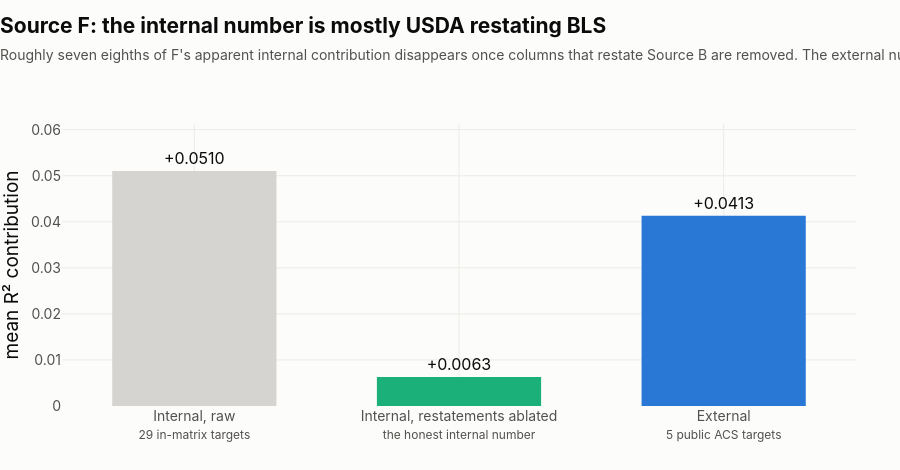

The cell this chart's notebook holds for it:
### Markdown cell above
---

## 3. Two pillars moved

### Source F — kept, on a test it could have failed

F was the pillar the last status doc flagged as falling short, and the reason was
real: its one strong relationship in the whole 15-pair sweep was against Source D
freight tonnage, **r = 0.495 raw — the largest raw effect anywhere in that sweep
— collapsing to r = −0.057 once county size is controlled.** The apparent link
was population riding along in both variables.

The resolution on file was to keep F and reclassify it as a "structural anchor,"
justified by what county typology definitionally *is* rather than by measured
performance. That was a rationalisation, and it was withdrawn.

**What replaced it.** The status doc named the fairer test itself — does F
explain residual variance once B/C/D/E are already in the model — and that test
was run. F contributes **+0.0413**, second of the six pillars, positive on 5 of 5
targets and above the noise floor on 5 of 5, where the largest contribution any
shuffled block produced anywhere was +0.0031.

**Both facts travel together.** F still fails the pairwise hub test. It passed the
residual-variance test that was pre-registered for it. The first instrument was
wrong for a categorical structural variable; that was said before the numbers
existed, not after.

### Code cell
fb = blk["by_block"]["F"]
# Headline external figure, not the `_no_ametro` robustness variant — see the
# comment on the section 2 figure.
f_ext = ext["drop_one"]["size_emacro_drop_F"]["mean_contribution_ablated"]
bars = [
    ("Internal, raw<br><span style='font-size:12px'>29 in-matrix targets</span>",
     fb["mean_lift"], MUTED),
    ("Internal, restatements ablated<br><span style='font-size:12px'>the honest internal number</span>",
     fb["mean_lift_ablated"], AQUA),
    ("External<br><span style='font-size:12px'>5 public ACS targets</span>",
     f_ext, BLUE),
]
fig = go.Figure(go.Bar(
    x=[b[0] for b in bars], y=[b[1] for b in bars],
    marker_color=[b[2] for b in bars],
    text=[f"{b[1]:+.4f}" for b in bars], textposition="outside",
    textfont=dict(size=16),
    hovertemplate="%{x}<br>%{y:+.4f}<extra></extra>", showlegend=False,
))
style(fig,
      "Source F: the internal number is mostly USDA restating BLS",
      "Roughly seven eighths of F's apparent internal contribution disappears once "
      "columns that restate Source B are removed. The external number does not move.",
      height=470, legend=False)
fig.update_yaxes(title="mean R² contribution", tickformat="+.3f",
                 range=[0, max(b[1] for b in bars) * 1.2])
fig.show()

### Figure 1 — Plotly figure (JSON) as saved in the notebook; plotly's stock layout.template omitted (floating-point values rounded to 4 significant figures)
{"data": [{"hovertemplate": "%{x}<br>%{y:+.4f}<extra></extra>", "marker": {"color": ["#d5d4d0", "#1baf7a", "#2a78d6"]}, "showlegend": false, "text": ["+0.0510", "+0.0063", "+0.0413"], "textfont": {"size": 16}, "textposition": "outside", "type": "bar", "x": ["Internal, raw<br><span style='font-size:12px'>29 in-matrix targets</span>", "Internal, restatements ablated<br><span style='font-size:12px'>the honest internal number</span>", "External<br><span style='font-size:12px'>5 public ACS targets</span>"], "y": [0.05104, 0.006272, 0.04131]}], "layout": {"bargap": 0.34, "bargroupgap": 0.06, "font": {"color": "#0b0b0b", "family": "-apple-system, BlinkMacSystemFont, Segoe UI, Helvetica, Arial, sans-serif", "size": 16}, "height": 470, "hoverlabel": {"bgcolor": "white", "bordercolor": "#ecebe6", "font": {"family": "-apple-system, BlinkMacSystemFont, Segoe UI, Helvetica, Arial, sans-serif", "size": 14}}, "legend": {"bgcolor": "rgba(0,0,0,0)", "font": {"color": "#52514e", "size": 14}, "orientation": "h", "x": 0, "y": -0.2, "yanchor": "top"}, "margin": {"b": 64, "l": 12, "r": 44, "t": 124}, "paper_bgcolor": "#fcfcfb", "plot_bgcolor": "#fcfcfb", "showlegend": false, "title": {"font": {"color": "#0b0b0b", "size": 21}, "text": "<b>Source F: the internal number is mostly USDA restating BLS</b><br><span style='font-size:14px;color:#52514e'>Roughly seven eighths of F's apparent internal contribution disappears once columns that restate Source B are removed. The external number does not move.</span>", "x": 0, "xanchor": "left", "y": 0.93, "yanchor": "top"}, "uniformtext": {"minsize": 11, "mode": "hide"}, "xaxis": {"automargin": true, "gridcolor": "#ecebe6", "gridwidth": 1, "showgrid": true, "showline": false, "tickfont": {"color": "#52514e", "size": 14}, "ticks": "", "title": {"font": {"color": "#52514e", "size": 14.5}}, "zeroline": false}, "yaxis": {"automargin": true, "gridcolor": "#ecebe6", "gridwidth": 1, "range": [0, 0.06124], "showgrid": true, "showline": false, "tickfont": {"color": "#52514e", "size": 14}, "tickformat": "+.3f", "ticks": "", "title": {"text": "mean R² contribution"}, "zeroline": false}}}
